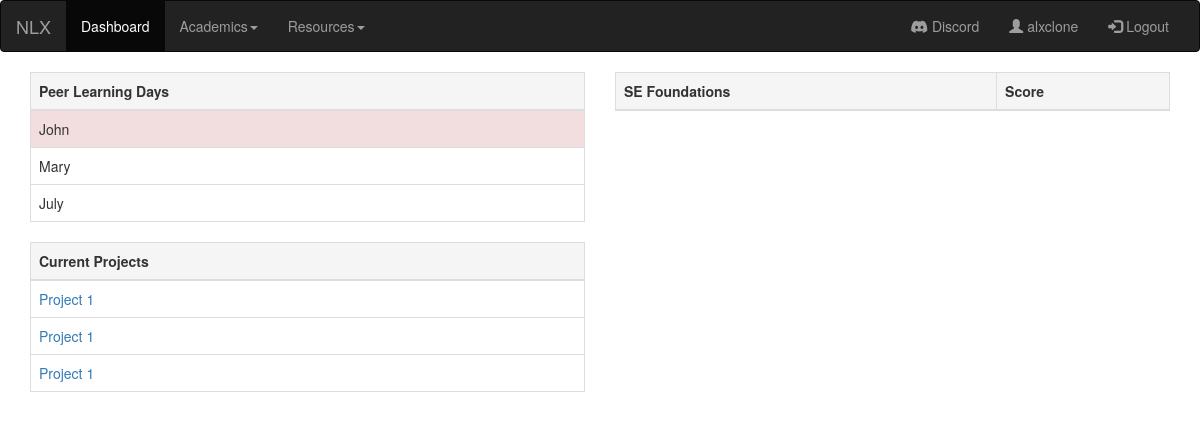
The page /dashboard/ (signed in) on the database its author committed.
### app/models.py (models this page shows, shortened)
class CurrentTasks(models.Model):
    day = models.IntegerField()
    month = models.IntegerField()
    cohort_name = models.ForeignKey(Cohort, on_delete=models.PROTECT)
    project = models.ForeignKey(Project, default=None, on_delete=models.PROTECT)

class Project(models.Model):
    project_id = models.IntegerField()
    project_name = models.CharField(max_length=100)
    cohort = models.ForeignKey(Cohort, default=None, on_delete=models.PROTECT)

### app/views.py (the view)
# urls.py: path('dashboard/', views.dashboard, name="dashboard"),
@login_required
def dashboard(request):
    try:
        myuser = get_object_or_404(User, user_name=request.user.username)
        current = CurrentTasks.objects.filter(cohort_name=myuser.cohort)
        context = {
        "marks" : Marks.objects.filter(user=myuser),
        "current_tasks" : current,
        "title": "Dashbord",
        }
    except:
        myuser = None
        current = None
        context = {
            "marks": myuser,
            "current_tasks" : current
        }
    return render(request, 'dashboard.html', context=context)

### app/templates/dashboard.html (shortened to what this page needs)
{% extends 'sidepane.html' %}
{% block content %}
<section>
  <div class="container">
    <div class="row">
      <div class="col-sm-6">
        <section>
          <table class="table table-bordered">
            <thead>
              <tr class="active">
                <th>Peer Learning Days</th>
              </tr>
            </thead>
            <tbody>
              <tr class="danger">
                <td>John</td>
              </tr>
              <tr>
                <td>Mary</td>
              </tr>
              <tr>
                <td>July</td>
              </tr>
            </tbody>
          </table>
        </section>
        <section>
          <table class="table table-bordered">
            <thead>
              <tr class="active">
                <th>Current Projects</th>
              </tr>
            </thead>
            <tbody>
              {% if current_tasks %}
              {% for task in current_tasks %}
              <tr class="">
                <td><a href="{% url 'tasks'  task.project.project_id %}">{{task.project.project_name}}</a></td>
              </tr>
              {% endfor %}
              {% else %}
              <tr class="">
                <td><h4>Nothing to show! Enjoy the silence</h4></td>
              </tr>
              {% endif %}
            </tbody>
          </table>
        </section>
      </div>
      <div class="col-sm-6">
        <section>
          <table class="table table-bordered">
            <thead>
              <tr class="active">
                <th>SE Foundations</th><th>Score</th>
              </tr>
            </thead>
          </table>
        </section>
      </div>
    </div>
  </div>
</section>
{% endblock %}

### app/templates/sidepane.html (shortened to what this page needs)
{% load static %}
<!DOCTYPE html>
<html lang="en">
  <head>
    {% include 'header.html' %} {% block headercontent %} {% endblock %}
  </head>
  <body>
    <nav class="navbar navbar-inverse">
      <div class="container-fluid">
        <div class="navbar-header">
          <a class="navbar-brand" href="{% url 'homepage' %}">NLX</a>
        </div>
        <div class="collapse navbar-collapse" id="myNavbar">
          <ul class="nav navbar-nav">
            <li class="active">
              <a href="{% url 'dashboard' %}">Dashboard</a>
            </li>
            <li class="dropdown">
              <a class="dropdown-toggle" data-toggle="dropdown" href="#"
                >Academics<span class="caret"></span
              ></a>
            </li>
            <li class="dropdown">
              <a class="dropdown-toggle" data-toggle="dropdown" href="#"
                >Resources<span class="caret"></span
              ></a>
            </li>
          </ul>
          <ul class="nav navbar-nav navbar-right">
            <li>
              <a href="https://discord.app"
                ><span class="fa-brands fa-discord"></span> Discord</a
              >
            </li>
            <li>
              <a href="{% url 'profile' %}"
                ><span class="glyphicon glyphicon-user"></span>
                {{request.user.username}}</a
              >
            </li>
            <li>
              <a href="{% url 'logout' %}"
                ><span class="glyphicon glyphicon-log-in"></span> Logout</a
              >
            </li>
          </ul>
        </div>
      </div>
    </nav>
    {% block content %} {% endblock %}
  </body>
</html>

### rows shown on the page
CurrentTasks: project.project_name "Project 1"
CurrentTasks: project.project_name "Project 1"
CurrentTasks: project.project_name "Project 1"

### other values the page prints
{{ request.user.username }} "alxclone"
